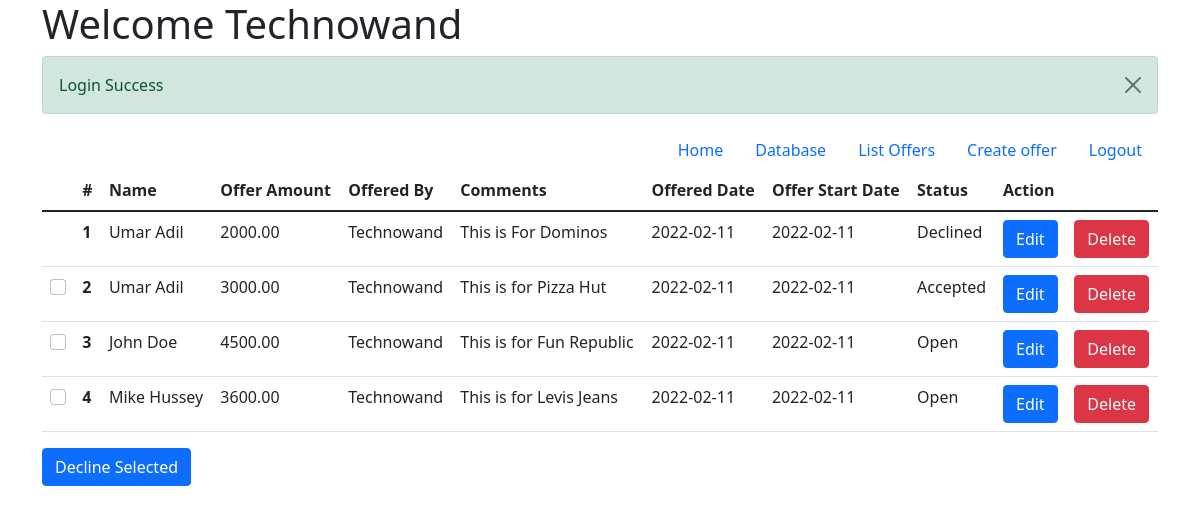
/list_offers.php (signed in), run on the app's committed database.
### tables this page shows
CREATE TABLE `offers` (
  `offer_id` int(11) NOT NULL,
  `user_id` int(11) NOT NULL,
  `offer_amount` decimal(10,2) NOT NULL,
  `offer_status` enum('Open','Accepted','Declined') NOT NULL DEFAULT 'Open',
  `start_date` date NOT NULL,
  `offered_by` int(11) NOT NULL,
  `offered_date` date NOT NULL,
  `comments` mediumtext NOT NULL,
  `created_on` datetime NOT NULL DEFAULT current_timestamp(),
  `updated_on` datetime NOT NULL
);

CREATE TABLE `users` (
  `user_id` int(11) NOT NULL,
  `full_name` varchar(100) NOT NULL,
  `email` varchar(255) NOT NULL,
  `password` varchar(255) NOT NULL,
  `is_admin` char(1) NOT NULL DEFAULT 'N',
  `created_on` datetime NOT NULL DEFAULT current_timestamp(),
  `updated_on` datetime NOT NULL
);

### list_offers.php (the view, shortened to what this page needs)
<?php session_start();
require_once('connection.php');
$conditions = " 1 = 1 ";
$sql = "SELECT u1.full_name, u2.full_name AS offered_by_user, offer_id, offer_amount, comments, start_date, offer_status, offered_date FROM offers AS o INNER JOIN users AS u1 ON o.user_id = u1.user_id INNER JOIN users AS u2 ON o.offered_by = u2.user_id WHERE " . $conditions;
if ($res = mysqli_query($link, $sql))
{
    if (mysqli_num_rows($res) > 0)
    {
        $row = mysqli_fetch_all($res, MYSQLI_ASSOC);
    }
    else
    {
      $dataFound = FALSE;
      $_SESSION['error'] = 'There are no records found';
    }
}
else
{
    $_SESSION['error'] = "ERROR: Could not able to execute $sql. " .mysqli_error($link);
    header('Location: index.php');
}
require_once('header.php');
 ?>
<form action="list_offers.php" method="POST">
<table class="table">
  <thead>
    <tr>
      <th scope="col"></th>
      <th scope="col">#</th>
      <th scope="col">Name</th>
      <th scope="col">Offer Amount</th>
      <th scope="col">Offered By</th>
      <th scope="col">Comments</th>
      <th scope="col">Offered Date</th>
      <th scope="col">Offer Start Date</th>
      <th scope="col">Status</th>
      <th scope="col" colspan="2">Action</th>
    </tr>
  </thead>
  <tbody>
    <?php
    $i = 0;
    foreach($row as $key => $data)
    {
      $i++;
      ?>
      <tr>
        <th>
          <?php
        if($data['offer_status'] != 'Declined' && $_SESSION['is_admin'] == 'Y') {
        ?>
          <input class="form-check-input" type="checkbox" value="<?=$data['offer_id'];?>" id="offer_ids_selected" name="offer_ids_selected[]"><?php
        }
        ?></th>
        <th scope="row"><?=$i;?></th>
        <td><?=$data['full_name'];?></td>
        <td><?=$data['offer_amount'];?></td>
        <td><?=$data['offered_by_user'];?></td>
        <td><?=$data['comments'];?></td>
        <td><?=$data['offered_date'];?></td>
        <td><?=$data['start_date'];?></td>
        <td><?=$data['offer_status'];?></td>
        <?php
        if($data['offer_status'] == 'Open' && $_SESSION['is_admin'] == 'N') {
        ?>
        <td><a href="list_offers.php?id=<?=$data['offer_id'];?>&action=Accepted" class="btn btn-primary">Accept</a></td>
        <td><a href="list_offers.php?id=<?=$data['offer_id'];?>&action=Declined" class="btn btn-danger">Decline</a></td>
        <?php
        }
        elseif($_SESSION['is_admin'] == 'Y') {
          ?>
        <td><a href="create_offer.php?id=<?=$data['offer_id'];?>&action=edit" class="btn btn-primary">Edit</a></td>
        <td><a href="list_offers.php?id=<?=$data['offer_id'];?>&action=delete" class="btn btn-danger">Delete</a></td>
        <?php
        }
        ?>
      </tr>
      <?php
    }
    ?>
  </tbody>
</table>
<?php
        if($data['offer_status'] != 'Declined' && $_SESSION['is_admin'] == 'Y') {
        ?>
          <div class="col-12">
    <button type="submit" class="btn btn-primary" name="decline_selected" value="decline_selected">Decline Selected</button>
  </div> <?php
        }
        ?>
</form>
<?php require_once('footer.php'); ?>

### header.php (shortened to what this page needs)
<!doctype html>
<html lang="en">
  <head>
    <link href="https://cdn.jsdelivr.net/npm/bootstrap@5.1.3/dist/css/bootstrap.min.css" rel="stylesheet">
  </head>
  <body>
    <div class="container">
    <h1>Welcome <?php
    ?> </h1>
<?php
if(isset($_SESSION['success']) && ! empty($_SESSION['success']))
{
  echo '<div class="alert alert-success alert-dismissible fade show" role="alert">'.$_SESSION['success'].'<button type="button" class="btn-close" data-bs-dismiss="alert" aria-label="Close"></button></div>';
}
elseif(isset($_SESSION['error']) && ! empty($_SESSION['error']))
{
  echo '<div class="alert alert-danger alert-dismissible fade show" role="alert">'.$_SESSION['error'].'<button type="button" class="btn-close" data-bs-dismiss="alert" aria-label="Close"></button></div>';
}
?>
<ul class="nav justify-content-end">
  <li class="nav-item">
    <a class="nav-link active" aria-current="page" href="index.php">Home</a>
  </li>
   <li class="nav-item">
    <a class="nav-link active" aria-current="page" href="techno.sql">Database</a>
  </li>
  <?php if(isset($_SESSION['login']) && ! empty($_SESSION['login'])  && $_SESSION['login'] == 'yes') { ?>
      <li class="nav-item">
        <a class="nav-link" href="list_offers.php">List Offers</a>
      </li>
      <?php if($_SESSION['is_admin'] == 'Y') { ?>
      <li class="nav-item">
        <a class="nav-link" href="create_offer.php">Create offer</a>
      </li>
      <?php } ?>
      <li class="nav-item">
        <a class="nav-link" href="logout.php">Logout</a>
      </li>
    <?php
  } else {
    ?>
      <li class="nav-item">
        <a class="nav-link" href="login.php">Login</a>
      </li>
    <?php } ?>
</ul>

### footer.php (shortened to what this page needs)
  </body>
</html>

### data on the page
offers: user.full_name "Umar Adil", offer_amount "2000.00", offered_by.full_name "Technowand", comments "This is For Dominos", offered_date "2022-02-11", start_date "2022-02-11", offer_status "Declined"
offers: user.full_name "Umar Adil", offer_amount "3000.00", offered_by.full_name "Technowand", comments "This is for Pizza Hut", offered_date "2022-02-11", start_date "2022-02-11", offer_status "Accepted"
offers: user.full_name "John Doe", offer_amount "4500.00", offered_by.full_name "Technowand", comments "This is for Fun Republic", offered_date "2022-02-11", start_date "2022-02-11", offer_status "Open"
offers: user.full_name "Mike Hussey", offer_amount "3600.00", offered_by.full_name "Technowand", comments "This is for Levis Jeans", offered_date "2022-02-11", start_date "2022-02-11", offer_status "Open"

### other printed values
$_SESSION['success'] "Login Success"
